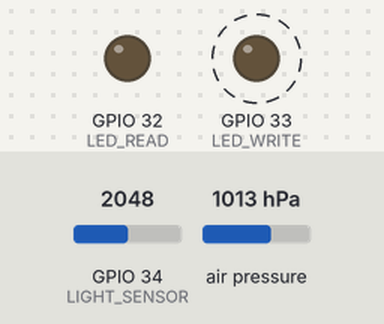
The sketch below on a simulated ESP32. Parts: output pins drawn as LEDs (lit = HIGH). Dashed ring = blinking. The test bench sets the inputs (shaded band); at power-on: GPIO 34 (LIGHT_SENSOR) = 2048, air pressure 1013 hPa. Storage starts empty; what the sketch prints to the serial monitor is not drawn.

Above: at 0.1 s.
Timing chart, 0 to 3.0 s (numbered marks = the images above):
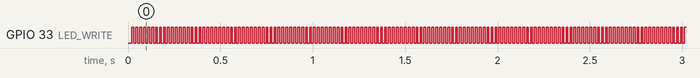

Measured:
- by itself, GPIO 33 (LED_WRITE): alternates HIGH for 0.01 s and LOW for 0.01 s

The sketch:

dataLogger.ino
```cpp
//#include <Adafruit_BMP085.h> //Biblioteca BMP180
///https://github.com/adafruit/Adafruit-BMP085-Library

#include <Adafruit_BME280.h>
#include <SD.h>

const int LED_READ = 32;
const int LED_WRITE = 33;

const int LIGHT_SENSOR = 34;

//Objetos de comunicación serial
Adafruit_BME280 bme;
//Adafruit_BMP085 bmp; //Sensor barométrico
File myFile; //Objeto de clase File

char payload[50]; //Datos que se envia an serial y SD

void setup() {
  Serial.begin(115200);

  if(!SD.begin()){
        Serial.println("Card Mount Failed");
        return;
  }
  //SD.begin(); //SD.begin(5)
  bme.begin(0x76);
  //bmp.begin(); //Si no se encuentra el dispositivo, usar I2C scanner

  pinMode(LED_READ,OUTPUT);
  pinMode(LED_WRITE,OUTPUT);


  digitalWrite(LED_READ,LOW);
  digitalWrite(LED_WRITE,LOW);
}

void loop() {

  //Prende el LED cuando comienza la lectura. Apaga cuando termina
  digitalWrite(LED_READ,HIGH);

    //delay(100);
    sprintf(payload,"%06.2f,%04d",bme.readPressure()/100,analogRead(LIGHT_SENSOR));

  digitalWrite(LED_READ,LOW);


  //Prende LED cuando comienza escritura SD. Apaga cuando termina
  digitalWrite(LED_WRITE,HIGH);
  //delay(100);

    Serial.println(payload);

    myFile=SD.open("/Lecturas.csv",FILE_APPEND); //En ESP32 existe FILE_APPEND,FILE_WRIE y FILE_READ
    myFile.println(payload);
    myFile.close();

  digitalWrite(LED_WRITE,LOW);

  delay(10);
}
```
